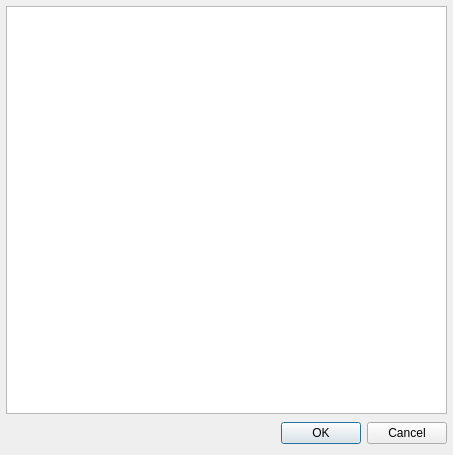
<ui version="4.0" >
 <author></author>
 <comment></comment>
 <exportmacro></exportmacro>
 <class>LocatorSettings</class>
 <widget class="QDialog" name="LocatorSettings" >
  <property name="geometry" >
   <rect>
    <x>0</x>
    <y>0</y>
    <width>453</width>
    <height>455</height>
   </rect>
  </property>
  <property name="windowTitle" >
   <string>Dialog</string>
  </property>
  <layout class="QVBoxLayout" >
   <property name="margin" >
    <number>6</number>
   </property>
   <property name="spacing" >
    <number>4</number>
   </property>
   <item>
    <widget class="QTableWidget" name="tableParameters" >
     <property name="alternatingRowColors" >
      <bool>true</bool>
     </property>
     <property name="selectionMode" >
      <enum>QAbstractItemView::SingleSelection</enum>
     </property>
     <property name="selectionBehavior" >
      <enum>QAbstractItemView::SelectRows</enum>
     </property>
     <property name="sortingEnabled" >
      <bool>true</bool>
     </property>
    </widget>
   </item>
   <item>
    <layout class="QHBoxLayout" >
     <property name="margin" >
      <number>0</number>
     </property>
     <property name="spacing" >
      <number>6</number>
     </property>
     <item>
      <spacer>
       <property name="orientation" >
        <enum>Qt::Horizontal</enum>
       </property>
       <property name="sizeHint" >
        <size>
         <width>131</width>
         <height>31</height>
        </size>
       </property>
      </spacer>
     </item>
     <item>
      <widget class="QPushButton" name="okButton" >
       <property name="text" >
        <string>OK</string>
       </property>
      </widget>
     </item>
     <item>
      <widget class="QPushButton" name="cancelButton" >
       <property name="text" >
        <string>Cancel</string>
       </property>
      </widget>
     </item>
    </layout>
   </item>
  </layout>
 </widget>
 <pixmapfunction></pixmapfunction>
 <resources/>
 <connections>
  <connection>
   <sender>okButton</sender>
   <signal>clicked()</signal>
   <receiver>LocatorSettings</receiver>
   <slot>accept()</slot>
   <hints>
    <hint type="sourcelabel" >
     <x>278</x>
     <y>253</y>
    </hint>
    <hint type="destinationlabel" >
     <x>96</x>
     <y>254</y>
    </hint>
   </hints>
  </connection>
  <connection>
   <sender>cancelButton</sender>
   <signal>clicked()</signal>
   <receiver>LocatorSettings</receiver>
   <slot>reject()</slot>
   <hints>
    <hint type="sourcelabel" >
     <x>369</x>
     <y>253</y>
    </hint>
    <hint type="destinationlabel" >
     <x>179</x>
     <y>282</y>
    </hint>
   </hints>
  </connection>
 </connections>
</ui>
